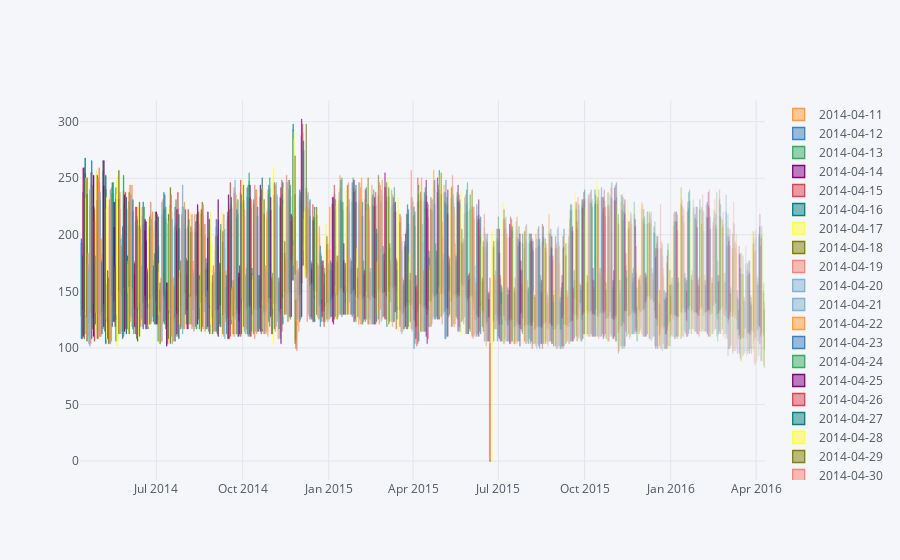

Notebook code for this chart:
### Code cell
box_plots('H02 Law School (U1)')
